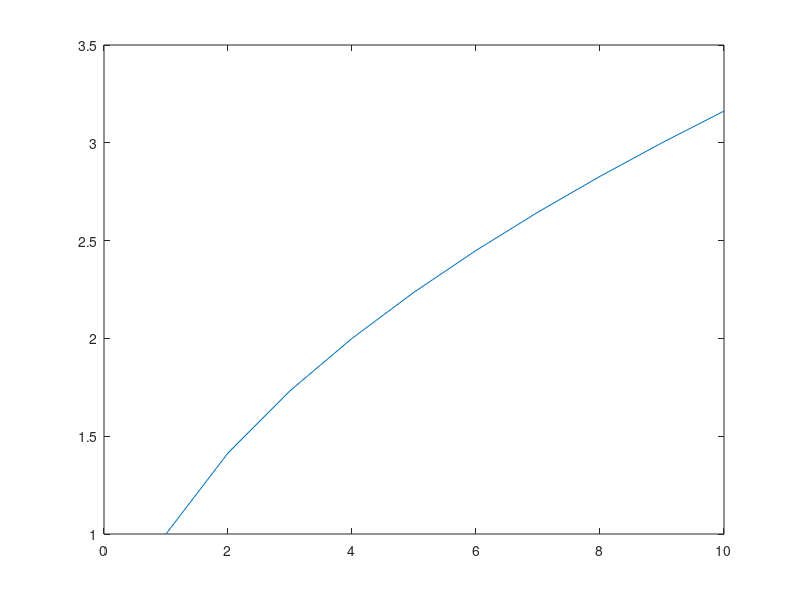

Reproduce this figure in MATLAB.
x = 1:10
y = zeros(1, length(x));

for idx = 1:length(x)
  y(idx) = sqrt(x(idx))
end

disp('Valores de y (raiz quadrada de x): ')
disp(y)
plot(x,y)
